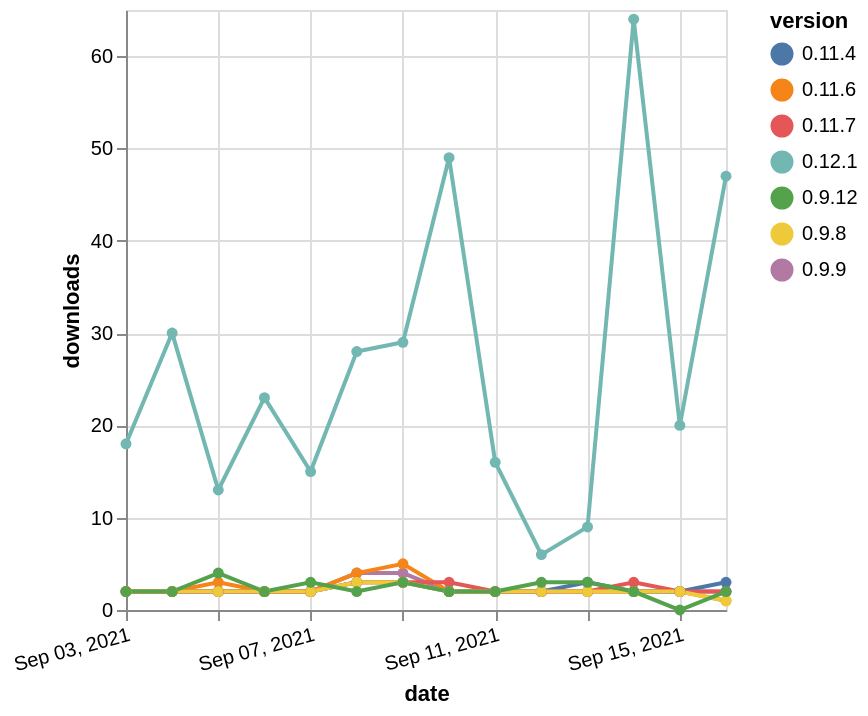

The specification (Vega-Lite) saved for this image:
### Vega-Lite specification from a JSON file in a GitHub repository (floating-point values rounded to 4 significant figures)
{"$schema": "https://vega.github.io/schema/vega-lite/v5.json", "description": "A simple bar chart with embedded data.", "data": {"values": [{"date": "2021-09-03", "total": 4805, "delta": 2, "version": "0.9.9"}, {"date": "2021-09-04", "total": 4807, "delta": 2, "version": "0.9.9"}, {"date": "2021-09-05", "total": 4809, "delta": 2, "version": "0.9.9"}, {"date": "2021-09-06", "total": 4811, "delta": 2, "version": "0.9.9"}, {"date": "2021-09-07", "total": 4813, "delta": 2, "version": "0.9.9"}, {"date": "2021-09-08", "total": 4817, "delta": 4, "version": "0.9.9"}, {"date": "2021-09-09", "total": 4821, "delta": 4, "version": "0.9.9"}, {"date": "2021-09-10", "total": 4823, "delta": 2, "version": "0.9.9"}, {"date": "2021-09-11", "total": 4825, "delta": 2, "version": "0.9.9"}, {"date": "2021-09-12", "total": 4827, "delta": 2, "version": "0.9.9"}, {"date": "2021-09-13", "total": 4829, "delta": 2, "version": "0.9.9"}, {"date": "2021-09-14", "total": 4831, "delta": 2, "version": "0.9.9"}, {"date": "2021-09-15", "total": 4833, "delta": 2, "version": "0.9.9"}, {"date": "2021-09-16", "total": 4835, "delta": 2, "version": "0.9.9"}, {"date": "2021-09-03", "total": 2487, "delta": 2, "version": "0.11.6"}, {"date": "2021-09-04", "total": 2489, "delta": 2, "version": "0.11.6"}, {"date": "2021-09-05", "total": 2492, "delta": 3, "version": "0.11.6"}, {"date": "2021-09-06", "total": 2494, "delta": 2, "version": "0.11.6"}, {"date": "2021-09-07", "total": 2496, "delta": 2, "version": "0.11.6"}, {"date": "2021-09-08", "total": 2500, "delta": 4, "version": "0.11.6"}, {"date": "2021-09-09", "total": 2505, "delta": 5, "version": "0.11.6"}, {"date": "2021-09-10", "total": 2507, "delta": 2, "version": "0.11.6"}, {"date": "2021-09-11", "total": 2509, "delta": 2, "version": "0.11.6"}, {"date": "2021-09-12", "total": 2511, "delta": 2, "version": "0.11.6"}, {"date": "2021-09-13", "total": 2513, "delta": 2, "version": "0.11.6"}, {"date": "2021-09-14", "total": 2515, "delta": 2, "version": "0.11.6"}, {"date": "2021-09-15", "total": 2517, "delta": 2, "version": "0.11.6"}, {"date": "2021-09-16", "total": 2518, "delta": 1, "version": "0.11.6"}, {"date": "2021-09-03", "total": 4552, "delta": 2, "version": "0.11.4"}, {"date": "2021-09-04", "total": 4554, "delta": 2, "version": "0.11.4"}, {"date": "2021-09-05", "total": 4556, "delta": 2, "version": "0.11.4"}, {"date": "2021-09-06", "total": 4558, "delta": 2, "version": "0.11.4"}, {"date": "2021-09-07", "total": 4560, "delta": 2, "version": "0.11.4"}, {"date": "2021-09-08", "total": 4563, "delta": 3, "version": "0.11.4"}, {"date": "2021-09-09", "total": 4566, "delta": 3, "version": "0.11.4"}, {"date": "2021-09-10", "total": 4568, "delta": 2, "version": "0.11.4"}, {"date": "2021-09-11", "total": 4570, "delta": 2, "version": "0.11.4"}, {"date": "2021-09-12", "total": 4572, "delta": 2, "version": "0.11.4"}, {"date": "2021-09-13", "total": 4575, "delta": 3, "version": "0.11.4"}, {"date": "2021-09-14", "total": 4577, "delta": 2, "version": "0.11.4"}, {"date": "2021-09-15", "total": 4579, "delta": 2, "version": "0.11.4"}, {"date": "2021-09-16", "total": 4582, "delta": 3, "version": "0.11.4"}, {"date": "2021-09-03", "total": 3228, "delta": 2, "version": "0.11.7"}, {"date": "2021-09-04", "total": 3230, "delta": 2, "version": "0.11.7"}, {"date": "2021-09-05", "total": 3232, "delta": 2, "version": "0.11.7"}, {"date": "2021-09-06", "total": 3234, "delta": 2, "version": "0.11.7"}, {"date": "2021-09-07", "total": 3236, "delta": 2, "version": "0.11.7"}, {"date": "2021-09-08", "total": 3239, "delta": 3, "version": "0.11.7"}, {"date": "2021-09-09", "total": 3242, "delta": 3, "version": "0.11.7"}, {"date": "2021-09-10", "total": 3245, "delta": 3, "version": "0.11.7"}, {"date": "2021-09-11", "total": 3247, "delta": 2, "version": "0.11.7"}, {"date": "2021-09-12", "total": 3249, "delta": 2, "version": "0.11.7"}, {"date": "2021-09-13", "total": 3251, "delta": 2, "version": "0.11.7"}, {"date": "2021-09-14", "total": 3254, "delta": 3, "version": "0.11.7"}, {"date": "2021-09-15", "total": 3256, "delta": 2, "version": "0.11.7"}, {"date": "2021-09-16", "total": 3258, "delta": 2, "version": "0.11.7"}, {"date": "2021-09-03", "total": 9795, "delta": 18, "version": "0.12.1"}, {"date": "2021-09-04", "total": 9825, "delta": 30, "version": "0.12.1"}, {"date": "2021-09-05", "total": 9838, "delta": 13, "version": "0.12.1"}, {"date": "2021-09-06", "total": 9861, "delta": 23, "version": "0.12.1"}, {"date": "2021-09-07", "total": 9876, "delta": 15, "version": "0.12.1"}, {"date": "2021-09-08", "total": 9904, "delta": 28, "version": "0.12.1"}, {"date": "2021-09-09", "total": 9933, "delta": 29, "version": "0.12.1"}, {"date": "2021-09-10", "total": 9982, "delta": 49, "version": "0.12.1"}, {"date": "2021-09-11", "total": 9998, "delta": 16, "version": "0.12.1"}, {"date": "2021-09-12", "total": 10004, "delta": 6, "version": "0.12.1"}, {"date": "2021-09-13", "total": 10013, "delta": 9, "version": "0.12.1"}, {"date": "2021-09-14", "total": 10077, "delta": 64, "version": "0.12.1"}, {"date": "2021-09-15", "total": 10097, "delta": 20, "version": "0.12.1"}, {"date": "2021-09-16", "total": 10144, "delta": 47, "version": "0.12.1"}, {"date": "2021-09-03", "total": 2862, "delta": 2, "version": "0.9.8"}, {"date": "2021-09-04", "total": 2864, "delta": 2, "version": "0.9.8"}, {"date": "2021-09-05", "total": 2866, "delta": 2, "version": "0.9.8"}, {"date": "2021-09-06", "total": 2868, "delta": 2, "version": "0.9.8"}, {"date": "2021-09-07", "total": 2870, "delta": 2, "version": "0.9.8"}, {"date": "2021-09-08", "total": 2873, "delta": 3, "version": "0.9.8"}, {"date": "2021-09-09", "total": 2876, "delta": 3, "version": "0.9.8"}, {"date": "2021-09-10", "total": 2878, "delta": 2, "version": "0.9.8"}, {"date": "2021-09-11", "total": 2880, "delta": 2, "version": "0.9.8"}, {"date": "2021-09-12", "total": 2882, "delta": 2, "version": "0.9.8"}, {"date": "2021-09-13", "total": 2884, "delta": 2, "version": "0.9.8"}, {"date": "2021-09-14", "total": 2886, "delta": 2, "version": "0.9.8"}, {"date": "2021-09-15", "total": 2888, "delta": 2, "version": "0.9.8"}, {"date": "2021-09-16", "total": 2889, "delta": 1, "version": "0.9.8"}, {"date": "2021-09-03", "total": 3244, "delta": 2, "version": "0.9.12"}, {"date": "2021-09-04", "total": 3246, "delta": 2, "version": "0.9.12"}, {"date": "2021-09-05", "total": 3250, "delta": 4, "version": "0.9.12"}, {"date": "2021-09-06", "total": 3252, "delta": 2, "version": "0.9.12"}, {"date": "2021-09-07", "total": 3255, "delta": 3, "version": "0.9.12"}, {"date": "2021-09-08", "total": 3257, "delta": 2, "version": "0.9.12"}, {"date": "2021-09-09", "total": 3260, "delta": 3, "version": "0.9.12"}, {"date": "2021-09-10", "total": 3262, "delta": 2, "version": "0.9.12"}, {"date": "2021-09-11", "total": 3264, "delta": 2, "version": "0.9.12"}, {"date": "2021-09-12", "total": 3267, "delta": 3, "version": "0.9.12"}, {"date": "2021-09-13", "total": 3270, "delta": 3, "version": "0.9.12"}, {"date": "2021-09-14", "total": 3272, "delta": 2, "version": "0.9.12"}, {"date": "2021-09-15", "total": 3272, "delta": 0, "version": "0.9.12"}, {"date": "2021-09-16", "total": 3274, "delta": 2, "version": "0.9.12"}]}, "width": "container", "mark": {"type": "line", "point": {"filled": true}}, "encoding": {"x": {"field": "date", "type": "temporal", "timeUnit": "yearmonthdate", "title": "date", "axis": {"labelAngle": -15}}, "y": {"field": "delta", "type": "quantitative", "title": "downloads"}, "color": {"field": "version", "type": "nominal"}, "tooltip": {"field": "delta"}}}
